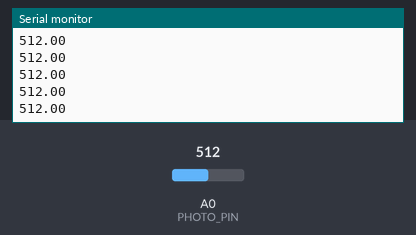
Simulated run of this sketch. Board: Arduino Uno, built with avr-gcc and run on an emulated ATmega328P. Shown: the last lines printed to the serial monitor. The test bench sets the inputs (shaded band); at power-on: A0 (PHOTO_PIN) = 512.

Above: at 1.2 s.
1.3 s: A0 (PHOTO_PIN) set to 716
At 2.0 s:
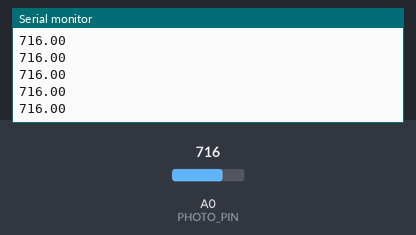
2.8 s: A0 (PHOTO_PIN) set to 900
At 3.6 s:
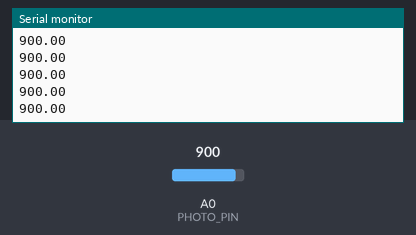
Timing chart, 0 to 5.8 s (numbered marks = the images above; inputs shaded):
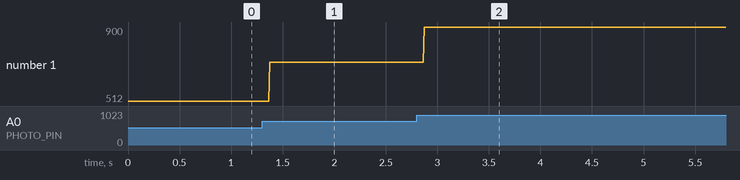

The sketch:

photo.ino
```cpp
#define PHOTO_PIN A0

void setup() {
  pinMode(PHOTO_PIN, INPUT);
  Serial.begin(9600);
}

void loop() {
  double value = analogRead(PHOTO_PIN);
  Serial.println(value);
}
```

Measured:
- after the input at 1.3 s, the serial monitor: prints a new line after 0.07 s (image 1)
- after the input at 2.8 s, the serial monitor: prints a new line after 0.07 s (image 2)
- plotted number 1: 512 → 716 after the input at 1.3 s, 716 → 900 after the input at 2.8 s
